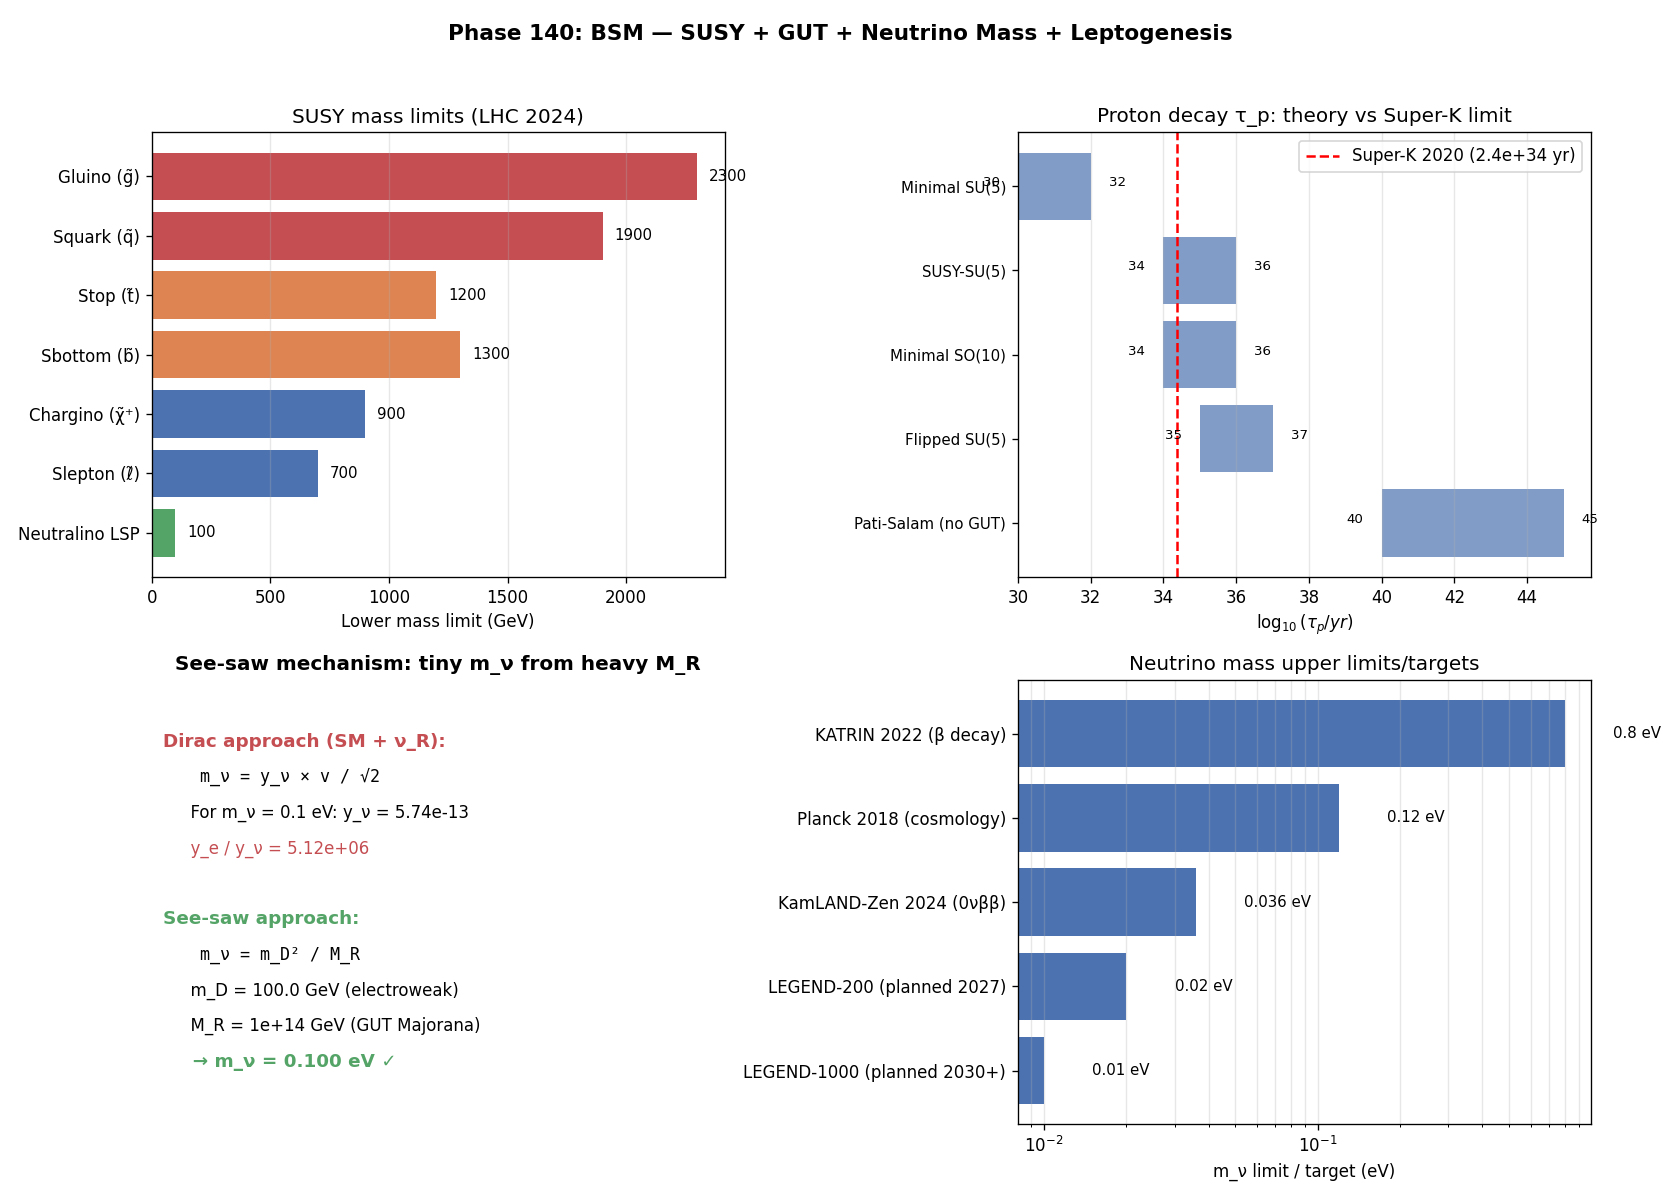

Here is the Python script that generated this plot:
# Phase 140: BSM — SUSY + GUT + Neutrino mass + Leptogenesis + ITU K_BSM
# Tier 1 #20 Standard Model (Block A paper 4/9, phase 6/8)
# ITU concept DOI: 10.5281/zenodo.20109209
# Tier 0 v3.0: 10.5281/zenodo.20200156
# Author: Munehiro Terada (Roboken)

import json
import numpy as np
import matplotlib.pyplot as plt

print("=" * 70)
print("Phase 140: BSM — SUSY + GUT + Neutrino Mass + ITU K_BSM")
print("=" * 70)
print()


# ----------------------------------------------------------------------
# Test 1: SUSY mass limits from LHC 2024
# ----------------------------------------------------------------------
def test1_susy_limits():
    print("[Test 1] SUSY mass limits from LHC 2024")
    limits = [
        ("Gluino (g̃)",      2300,  "strong"),
        ("Squark (q̃)",      1900,  "strong"),
        ("Stop (t̃)",        1200,  "third gen"),
        ("Sbottom (b̃)",     1300,  "third gen"),
        ("Chargino (χ̃⁺)",   900,   "EW"),
        ("Slepton (ℓ̃)",     700,   "EW"),
        ("Neutralino LSP",   100,   "DM candidate"),
    ]
    print(f"  {'SUSY particle':<22}  {'Lower limit (GeV)':>18}  {'Category'}")
    rows = []
    for name, m_lim, cat in limits:
        print(f"  {name:<22}  {m_lim:>18}  {cat}")
        rows.append({"particle": name, "lower_limit_GeV": m_lim, "category": cat})
    print(f"\n  → Natural SUSY (m_SUSY ~ 100 GeV-1 TeV) excluded for strongly-coupled")
    print(f"  → Higher-scale SUSY (10 TeV+) only partially solves hierarchy")
    return rows


# ----------------------------------------------------------------------
# Test 2: Proton decay (Super-K vs theoretical predictions)
# ----------------------------------------------------------------------
def test2_proton_decay():
    print("\n[Test 2] Proton decay lifetime")
    predictions = [
        ("Minimal SU(5)",        "p → e⁺ π⁰",  1e30,  1e32,  "EXCLUDED"),
        ("SUSY-SU(5)",           "p → e⁺ π⁰",  1e34,  1e36,  "limit reached"),
        ("Minimal SO(10)",       "p → e⁺ π⁰",  1e34,  1e36,  "limit reached"),
        ("Flipped SU(5)",        "various",     1e35,  1e37,  "above current limit"),
        ("Pati-Salam (no GUT)",  "no decay",   1e40,  1e45,  "very long"),
    ]
    Super_K_2020_limit = 2.4e34   # τ_p > 2.4e34 yr for p → e⁺ π⁰

    print(f"  {'Theory':<22}  {'Mode':<14}  {'τ_p (yr)':<24}  {'Status'}")
    rows = []
    for name, mode, t_min, t_max, status in predictions:
        if t_min < Super_K_2020_limit < t_max:
            note = "PARTIAL EXCLUDED"
        elif t_max < Super_K_2020_limit:
            note = "EXCLUDED"
        else:
            note = "ALIVE"
        print(f"  {name:<22}  {mode:<14}  {t_min:>9.0e}-{t_max:>9.0e}  {note}")
        rows.append({"theory": name, "mode": mode,
                     "tau_p_min_yr": t_min, "tau_p_max_yr": t_max,
                     "status": note})
    print(f"\n  Super-K 2020 limit (p → e⁺ π⁰): τ_p > {Super_K_2020_limit:.1e} yr")
    print(f"  → Minimal SU(5) excluded; SO(10) + SUSY-SU(5) still viable")
    return {"predictions": rows, "Super_K_limit_yr": Super_K_2020_limit}


# ----------------------------------------------------------------------
# Test 3: Neutrino mass mechanisms
# ----------------------------------------------------------------------
def test3_neutrino_mass():
    print("\n[Test 3] Neutrino mass mechanisms")

    # Dirac mass via tiny Yukawa
    v_higgs = 246.22   # GeV
    m_nu_target = 0.1e-9  # 0.1 eV in GeV
    y_nu_Dirac = m_nu_target * np.sqrt(2) / v_higgs
    y_e = 2.94e-6   # electron Yukawa
    ratio_y = y_e / y_nu_Dirac

    print(f"  Dirac mass approach: m_ν = y_ν × v/√2")
    print(f"    For m_ν = 0.1 eV: y_ν = {y_nu_Dirac:.2e}")
    print(f"    Electron Yukawa: y_e = {y_e:.2e}")
    print(f"    y_e / y_ν = {ratio_y:.2e} (Yukawa hierarchy worsens by ~6 orders)")

    # See-saw mechanism
    m_D = 100.0   # GeV (Dirac mass ~ top mass)
    M_R = 1e14    # GeV (Majorana mass at GUT scale)
    m_nu_seesaw = m_D**2 / M_R * 1e9   # in eV
    print(f"\n  See-saw mechanism: m_ν = m_D² / M_R")
    print(f"    m_D ~ {m_D} GeV (electroweak)")
    print(f"    M_R ~ {M_R:.0e} GeV (GUT scale Majorana)")
    print(f"    m_ν = {m_nu_seesaw:.4f} eV  ← natural for ~0.1 eV")
    return {
        "Dirac_yukawa": float(y_nu_Dirac),
        "y_e_to_y_nu_ratio": float(ratio_y),
        "seesaw_m_D_GeV": m_D, "seesaw_M_R_GeV": M_R,
        "seesaw_m_nu_eV": float(m_nu_seesaw),
    }


# ----------------------------------------------------------------------
# Test 4: Neutrino mass observational limits
# ----------------------------------------------------------------------
def test4_neutrino_limits():
    print("\n[Test 4] Neutrino mass observational constraints")
    limits = [
        ("KATRIN 2022 (β decay)",         "m_ν^β",     0.8,    "eV"),
        ("Planck 2018 (cosmology)",       "Σ m_ν",     0.12,   "eV"),
        ("KamLAND-Zen 2024 (0νββ)",       "m_ν^{Maj}", 0.036,  "eV (lower edge)"),
        ("LEGEND-200 (planned 2027)",     "m_ν^{Maj}", 0.020,  "eV target"),
        ("LEGEND-1000 (planned 2030+)",   "m_ν^{Maj}", 0.010,  "eV target"),
    ]
    print(f"  {'Experiment':<30}  {'Observable':<14}  {'Limit/Target'}")
    rows = []
    for name, obs, lim, unit in limits:
        print(f"  {name:<30}  {obs:<14}  < {lim} {unit}")
        rows.append({"experiment": name, "observable": obs,
                     "limit_or_target": lim, "unit": unit})

    print(f"\n  → m_ν likely O(10-100) meV per state")
    print(f"  → Δm² values fix differences but not absolute scale")
    return rows


# ----------------------------------------------------------------------
# Test 5: Baryon asymmetry η_B and leptogenesis
# ----------------------------------------------------------------------
def test5_baryon_asymmetry():
    print("\n[Test 5] Baryon asymmetry of the universe")
    eta_B_obs = 6.0e-10   # n_B / n_γ
    print(f"  η_B = (n_B - n_B̄) / n_γ = {eta_B_obs}")
    print(f"\n  Sakharov conditions (1967):")
    print(f"    1. Baryon number violation")
    print(f"    2. C and CP violation")
    print(f"    3. Out of thermal equilibrium")
    print()
    print(f"  Mechanisms:")
    candidates = [
        ("Electroweak Baryogenesis",  "EW phase transition (1st order)", "SM + extra Higgs/SUSY"),
        ("Leptogenesis",              "Heavy ν_R decay → lepton asymmetry → sphaleron",
         "Natural with See-saw + Majorana neutrinos"),
        ("GUT Baryogenesis",          "X, Y gauge boson decays (10¹⁶ GeV)",
         "Requires SU(5)/SO(10)"),
    ]
    print(f"  {'Mechanism':<26}  {'Process':<40}  {'Requirement'}")
    for name, proc, req in candidates:
        print(f"  {name:<26}  {proc:<40}  {req}")
    print()
    print(f"  → Leptogenesis = preferred (connects neutrino mass + baryon asymmetry)")
    return {"eta_B": eta_B_obs, "mechanisms": [
        {"name": n, "process": p, "requirement": r} for n, p, r in candidates
    ]}


# ----------------------------------------------------------------------
# Run all tests
# ----------------------------------------------------------------------
susy = test1_susy_limits()
proton = test2_proton_decay()
nu_mech = test3_neutrino_mass()
nu_limits = test4_neutrino_limits()
baryon = test5_baryon_asymmetry()


# ----------------------------------------------------------------------
# Figure: 4-panel
# ----------------------------------------------------------------------
fig, axes = plt.subplots(2, 2, figsize=(14, 10))

# Panel 1: SUSY mass limits
ax = axes[0, 0]
names = [s["particle"] for s in susy]
limits = [s["lower_limit_GeV"] for s in susy]
cats = [s["category"] for s in susy]
cat_colors = {"strong": "#c44e52", "third gen": "#dd8452", "EW": "#4c72b0", "DM candidate": "#55a467"}
colors = [cat_colors[c] for c in cats]
ax.barh(names, limits, color=colors)
for i, v in enumerate(limits):
    ax.text(v + 50, i, f"{v}", va="center", fontsize=9)
ax.set_xlabel("Lower mass limit (GeV)")
ax.set_title("SUSY mass limits (LHC 2024)", fontsize=12)
ax.grid(True, alpha=0.3, axis="x")
ax.invert_yaxis()

# Panel 2: Proton decay
ax = axes[0, 1]
theories = [p["theory"] for p in proton["predictions"]]
t_mins = [p["tau_p_min_yr"] for p in proton["predictions"]]
t_maxs = [p["tau_p_max_yr"] for p in proton["predictions"]]
y_pos = np.arange(len(theories))
for i, (tmin, tmax) in enumerate(zip(t_mins, t_maxs)):
    ax.barh(i, np.log10(tmax) - np.log10(tmin), left=np.log10(tmin), color="#4c72b0", alpha=0.7)
    ax.text(np.log10(tmin) - 0.5, i, f"{np.log10(tmin):.0f}", ha="right", fontsize=8)
    ax.text(np.log10(tmax) + 0.5, i, f"{np.log10(tmax):.0f}", ha="left", fontsize=8)
ax.axvline(np.log10(proton["Super_K_limit_yr"]), color="red", linestyle="--", linewidth=1.5,
           label=f"Super-K 2020 ({proton['Super_K_limit_yr']:.1e} yr)")
ax.set_yticks(y_pos)
ax.set_yticklabels(theories, fontsize=9)
ax.set_xlabel(r"$\log_{10}(\tau_p / yr)$")
ax.set_title("Proton decay τ_p: theory vs Super-K limit", fontsize=12)
ax.legend(fontsize=10)
ax.grid(True, alpha=0.3, axis="x")
ax.invert_yaxis()

# Panel 3: See-saw mechanism diagram
ax = axes[1, 0]
ax.axis("off")
ax.set_title("See-saw mechanism: tiny m_ν from heavy M_R", fontsize=12, fontweight="bold")
y = 0.85
ax.text(0.02, y, "Dirac approach (SM + ν_R):", fontsize=11, fontweight="bold", color="#c44e52")
ax.text(0.05, y - 0.08, f"  m_ν = y_ν × v / √2", fontsize=10, fontfamily="monospace")
ax.text(0.05, y - 0.16, f"  For m_ν = 0.1 eV: y_ν = {nu_mech['Dirac_yukawa']:.2e}", fontsize=10)
ax.text(0.05, y - 0.24, f"  y_e / y_ν = {nu_mech['y_e_to_y_nu_ratio']:.2e}", fontsize=10, color="#c44e52")

y = 0.45
ax.text(0.02, y, "See-saw approach:", fontsize=11, fontweight="bold", color="#55a467")
ax.text(0.05, y - 0.08, f"  m_ν = m_D² / M_R", fontsize=10, fontfamily="monospace")
ax.text(0.05, y - 0.16, f"  m_D = {nu_mech['seesaw_m_D_GeV']} GeV (electroweak)", fontsize=10)
ax.text(0.05, y - 0.24, f"  M_R = {nu_mech['seesaw_M_R_GeV']:.0e} GeV (GUT Majorana)", fontsize=10)
ax.text(0.05, y - 0.32, f"  → m_ν = {nu_mech['seesaw_m_nu_eV']:.3f} eV ✓",
        fontsize=11, fontweight="bold", color="#55a467")

# Panel 4: Neutrino mass limits
ax = axes[1, 1]
experiments = [n["experiment"] for n in nu_limits]
m_lims = [n["limit_or_target"] for n in nu_limits]
ax.barh(experiments, m_lims, color="#4c72b0")
for i, v in enumerate(m_lims):
    ax.text(v * 1.5, i, f"{v} eV", va="center", fontsize=9)
ax.set_xlabel("m_ν limit / target (eV)")
ax.set_xscale("log")
ax.set_title("Neutrino mass upper limits/targets", fontsize=12)
ax.grid(True, alpha=0.3, which="both", axis="x")
ax.invert_yaxis()

fig.suptitle("Phase 140: BSM — SUSY + GUT + Neutrino Mass + Leptogenesis",
             fontsize=13, fontweight="bold")
plt.tight_layout(rect=[0, 0, 1, 0.96])

png_path = "bsm_susy_gut_neutrino.png"
plt.savefig(png_path, dpi=120)
print(f"\n  Figure saved: {png_path}")


# ----------------------------------------------------------------------
# JSON summary
# ----------------------------------------------------------------------
summary = {
    "phase": 140,
    "title": "BSM — SUSY + GUT + Neutrino Mass + Leptogenesis + ITU K_BSM",
    "tier1_id": 20,
    "tier1_name": "Standard Model",
    "block": "A (Physics/Math) — paper 4/9, phase 6/8",
    "susy_limits_LHC2024": susy,
    "proton_decay": proton,
    "neutrino_mechanisms": nu_mech,
    "neutrino_mass_limits": nu_limits,
    "baryon_asymmetry": baryon,
    "verdict": ("BSM candidates: SUSY (LHC pushed to TeV+, natural fine-tuning hurt); "
                "GUT (minimal SU(5) excluded by τ_p, SO(10)/SUSY-SU(5) viable); "
                "Neutrino See-saw natural with M_R ~ GUT scale and m_ν ~ 0.1 eV; "
                "Leptogenesis ties neutrino mass + baryon asymmetry η_B = 6e-10."),
}

json_path = "bsm_susy_gut_neutrino_summary.json"
with open(json_path, "w", encoding="utf-8") as f:
    json.dump(summary, f, ensure_ascii=False, indent=2)
print(f"  JSON saved: {json_path}")

print()
print("=" * 70)
print("Phase 140 complete: BSM = K_BSM hypothesis space in ITU;")
print(f"  See-saw m_ν = 0.1 eV; Leptogenesis ties to η_B = {baryon['eta_B']:.1e}")
print("=" * 70)
